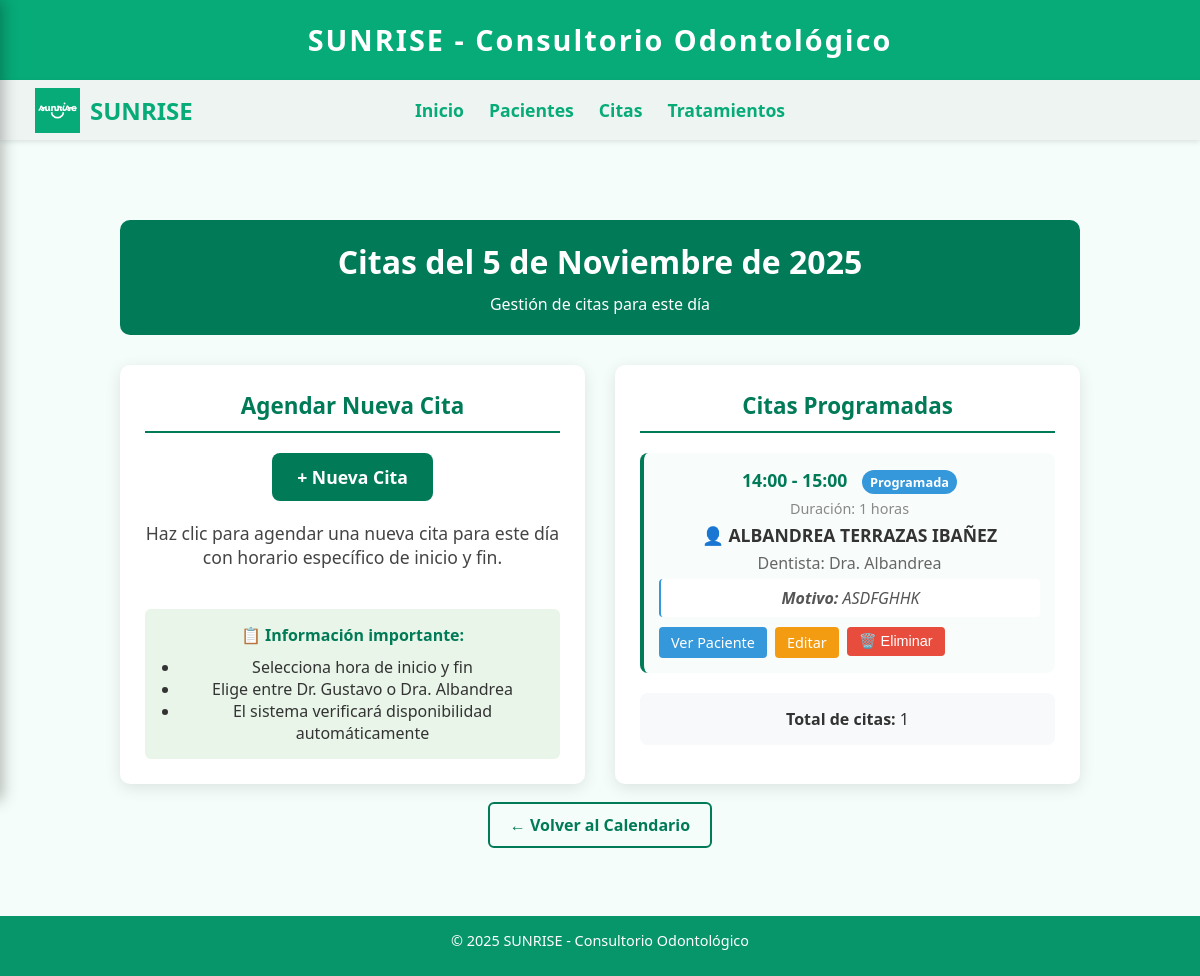
/citas/dia/2025/11/5/ (signed in), run on the app's committed database.
### SUNRISE/models.py (models this page shows, shortened)
class Cita(models.Model):
    paciente = models.ForeignKey(Paciente, on_delete=models.CASCADE)
    fecha = models.DateField()
    hora_inicio = models.TimeField()
    hora_fin = models.TimeField()
    dentista = models.CharField(max_length=100, default='Dr. Principal')
    motivo = models.TextField(blank=True)
    estado = models.CharField(max_length=20, choices=[
        ('programada', 'Programada'),
        ('completada', 'Completada'),
        ('cancelada', 'Cancelada')
    ], default='programada')

class Paciente(models.Model):
    nombre = models.CharField(max_length=100)
    apellido = models.CharField(max_length=100)
    ci = models.CharField(max_length=20, blank=True, null=True)
    fecha_nacimiento = models.DateField(blank=True, null=True)
    genero = models.CharField(max_length=10, choices=[('masculino', 'Masculino'), ('femenino', 'Femenino')], default='masculino')
    ocupacion = models.CharField(max_length=100, blank=True, null=True)
    telefono = models.CharField(max_length=20, blank=True, null=True)
    fecha_creacion = models.DateTimeField(auto_now_add=True)
    motivo_consulta = models.TextField(blank=True, null=True)
    enfermedad_actual = models.TextField(blank=True, null=True)
    antecedentes_familiares_patologicos = models.TextField(blank=True, null=True)
    anemia = models.CharField(max_length=10, choices=[('si', 'Sí'), ('no', 'No'), ('pendiente', 'Pendiente')], default='pendiente')
    cardiopatias = models.CharField(max_length=10, choices=[('si', 'Sí'), ('no', 'No'), ('pendiente', 'Pendiente')], default='pendiente')
    diabetes = models.CharField(max_length=10, choices=[('si', 'Sí'), ('no', 'No'), ('pendiente', 'Pendiente')], default='pendiente')
    enf_gastricas = models.CharField(max_length=10, choices=[('si', 'Sí'), ('no', 'No'), ('pendiente', 'Pendiente')], default='pendiente')
    epilepsia = models.CharField(max_length=10, choices=[('si', 'Sí'), ('no', 'No'), ('pendiente', 'Pendiente')], default='pendiente')
    hipertencion = models.CharField(max_length=10, choices=[('si', 'Sí'), ('no', 'No'), ('pendiente', 'Pendiente')], default='pendiente')
    vih = models.CharField(max_length=10, choices=[('si', 'Sí'), ('no', 'No'), ('pendiente', 'Pendiente')], default='pendiente')
    observaciones_patologicos = models.TextField(blank=True, null=True)
    tratamiento_medico_actual = models.CharField(max_length=10, choices=[('si', 'Sí'), ('no', 'No'), ('pendiente', 'Pendiente')], default='pendiente')
    tratamiento_medico_desc = models.TextField(blank=True, null=True)
    toma_medicamentos = models.CharField(max_length=10, choices=[('si', 'Sí'), ('no', 'No'), ('pendiente', 'Pendiente')], default='pendiente')
    medicamentos_desc = models.TextField(blank=True, null=True)
    alergias = models.CharField(max_length=10, choices=[('si', 'Sí'), ('no', 'No'), ('pendiente', 'Pendiente')], default='pendiente')
    alergias_desc = models.TextField(blank=True, null=True)
    intervencion_quirurgica = models.CharField(max_length=10, choices=[('si', 'Sí'), ('no', 'No'), ('pendiente', 'Pendiente')], default='pendiente')
    intervencion_quirurgica_desc = models.TextField(blank=True, null=True)
    reaccion_anestecia = models.CharField(max_length=10, choices=[('si', 'Sí'), ('no', 'No'), ('pendiente', 'Pendiente')], default='pendiente')
    reaccion_anestecia_desc = models.TextField(blank=True, null=True)
    hemorragia_exodoncia = models.CharField(max_length=10, choices=[('si', 'Sí'), ('no', 'No'), ('pendiente', 'Pendiente')], default='pendiente')
    hemorragia_exodoncia_desc = models.TextField(blank=True, null=True)
    alteraciones_cicatrizacion = models.CharField(max_length=10, choices=[('si', 'Sí'), ('no', 'No'), ('pendiente', 'Pendiente')], default='pendiente')
    alteraciones_cicatrizacion_desc = models.TextField(blank=True, null=True)
    embarazada = models.CharField(max_length=10, choices=[('si', 'Sí'), ('no', 'No'), ('pendiente', 'Pendiente')], default='pendiente')
    embarazada_desc = models.TextField(blank=True, null=True)
    fuma = models.CharField(max_length=10, choices=[('si', 'Sí'), ('no', 'No'), ('pendiente', 'Pendiente')], default='pendiente')
    bebe = models.CharField(max_length=10, choices=[('si', 'Sí'), ('no', 'No'), ('pendiente', 'Pendiente')], default='pendiente')
    respiracion_bucal = models.CharField(max_length=10, choices=[('si', 'Sí'), ('no', 'No'), ('pendiente', 'Pendiente')], default='pendiente')
    queilofagia = models.CharField(max_length=10, choices=[('si', 'Sí'), ('no', 'No'), ('pendiente', 'Pendiente')], default='pendiente')
    onicofagia = models.CharField(max_length=10, choices=[('si', 'Sí'), ('no', 'No'), ('pendiente', 'Pendiente')], default='pendiente')
    bruxismo = models.CharField(max_length=10, choices=[('si', 'Sí'), ('no', 'No'), ('pendiente', 'Pendiente')], default='pendiente')
    mastica_coca = models.CharField(max_length=10, choices=[('si', 'Sí'), ('no', 'No'), ('pendiente', 'Pendiente')], default='pendiente')
    mastica_chicle = models.CharField(max_length=10, choices=[('si', 'Sí'), ('no', 'No'), ('pendiente', 'Pendiente')], default='pendiente')
    mordisqueo_objetos = models.CharField(max_length=10, choices=[('si', 'Sí'), ('no', 'No'), ('pendiente', 'Pendiente')], default='pendiente')
    uso_biberon = models.CharField(max_length=10, choices=[('si', 'Sí'), ('no', 'No'), ('pendiente', 'Pendiente')], default='pendiente')
    uso_chupon = models.CharField(max_length=10, choices=[('si', 'Sí'), ('no', 'No'), ('pendiente', 'Pendiente')], default='pendiente')
    succion_dedo = models.CharField(max_length=10, choices=[('si', 'Sí'), ('no', 'No'), ('pendiente', 'Pendiente')], default='pendiente')
    higiene_bucal = models.CharField(max_length=10, choices=[('mala', 'Mala'), ('regular', 'Regular'), ('buena', 'Buena'), ('pendiente', 'Pendiente')], default='pendiente')
    frecuencia_cepillado = models.CharField(max_length=100, blank=True, null=True)
    cambio_cepillo = models.CharField(max_length=100, blank=True, null=True)
    suburra = models.CharField(max_length=10, choices=[('si', 'Sí'), ('no', 'No'), ('pendiente', 'Pendiente')], default='pendiente')
    materia_alba = models.CharField(max_length=10, choices=[('si', 'Sí'), ('no', 'No'), ('pendiente', 'Pendiente')], default='pendiente')
    placa_bacteriana = models.CharField(max_length=10, choices=[('si', 'Sí'), ('no', 'No'), ('pendiente', 'Pendiente')], default='pendiente')
    tartaro = models.CharField(max_length=10, choices=[('si', 'Sí'), ('no', 'No'), ('pendiente', 'Pendiente')], default='pendiente')
    halitosis = models.CharField(max_length=10, choices=[('si', 'Sí'), ('no', 'No'), ('pendiente', 'Pendiente')], default='pendiente')
    odontograma_data = models.JSONField(null=True, blank=True, default=dict)

### SUNRISE/views.py (the view)
# urls.py: path('citas/dia/<int:year>/<int:month>/<int:day>/', views.citas_dia, name='citas_dia'),
@auth_required
def citas_dia(request, year, month, day):
    fecha = date(year, month, day)
    citas = Cita.objects.filter(fecha=fecha).order_by('hora_inicio')  # Cambiar 'hora' por 'hora_inicio'
    context = {
        'fecha': fecha,
        'citas': citas,
    }
    return render(request, 'citas_dia.html', context)

### SUNRISE/templates/citas_dia.html (shortened to what this page needs)
{% extends 'base.html' %}
{% load static %}
{% block content %}
<div class="dia-container">
    <div class="dia-header">
        <div class="dia-titulo">Citas del {{ fecha.day }} de
    {% if fecha.month == 1 %}Enero
    {% elif fecha.month == 2 %}Febrero
    {% elif fecha.month == 3 %}Marzo
    {% elif fecha.month == 4 %}Abril
    {% elif fecha.month == 5 %}Mayo
    {% elif fecha.month == 6 %}Junio
    {% elif fecha.month == 7 %}Julio
    {% elif fecha.month == 8 %}Agosto
    {% elif fecha.month == 9 %}Septiembre
    {% elif fecha.month == 10 %}Octubre
    {% elif fecha.month == 11 %}Noviembre
    {% elif fecha.month == 12 %}Diciembre
    {% endif %}
    de {{ fecha.year }}</div>
        <div>Gestión de citas para este día</div>
    </div>
    <div class="secciones">
        <div class="seccion">
            <h3 class="seccion-titulo">Agendar Nueva Cita</h3>
            <a href="{% url 'nueva_cita' fecha.year fecha.month fecha.day %}" class="btn-nueva-cita">
                + Nueva Cita
            </a>
            <p>Haz clic para agendar una nueva cita para este día con horario específico de inicio y fin.</p>
            <div style="background: #e8f5e8; padding: 15px; border-radius: 6px; margin-top: 15px;">
                <h4 style="color: #007a57; margin-bottom: 10px;">📋 Información importante:</h4>
                <ul style="color: #333; margin: 0; padding-left: 20px;">
                    <li>Selecciona hora de inicio y fin</li>
                    <li>Elige entre Dr. Gustavo o Dra. Albandrea</li>
                    <li>El sistema verificará disponibilidad automáticamente</li>
                </ul>
            </div>
        </div>
        <div class="seccion">
            <h3 class="seccion-titulo">Citas Programadas</h3>
            <div class="lista-citas">
                {% if citas %}
                    {% for cita in citas %}
                    <div class="cita-item">
                        <div class="cita-hora">
                            {{ cita.hora_inicio|time:"H:i" }} - {{ cita.hora_fin|time:"H:i" }}
                            <span class="estado-cita estado-{{ cita.estado }}">{{ cita.get_estado_display }}</span>
                        </div>
                        <div class="cita-duracion">
                            Duración: <span class="duracion-text" data-inicio="{{ cita.hora_inicio|time:'H:i' }}" data-fin="{{ cita.hora_fin|time:'H:i' }}">Calculando...</span>
                        </div>
                        <div class="cita-paciente">👤 {{ cita.paciente.nombre }} {{ cita.paciente.apellido }}</div>
                        <div class="cita-dentista">Dentista: {{ cita.dentista }}</div>
                        {% if cita.motivo %}
                        <div class="cita-motivo">
                            <strong>Motivo:</strong> {{ cita.motivo }}
                        </div>
                        {% endif %}
                        <div class="cita-acciones">
                            <a href="{% url 'paciente_detalle' cita.paciente.id %}" class="btn-ver-paciente">
                                Ver Paciente
                            </a>
                            <a href="{% url 'editar_cita' cita.id %}" class="btn-editar-cita">
                                Editar
                            </a>
                            <form method="post" action="{% url 'eliminar_cita' cita.id %}" style="display: inline;">
                                <button type="button" class="btn-eliminar-cita" onclick="mostrarConfirmacionEliminarCita('{{ cita.paciente.nombre }} {{ cita.paciente.apellido }}', {{ cita.id }})">
                                    🗑️ Eliminar
                                </button>
                            </form>
                        </div>
                    </div>
                    {% endfor %}
                    <div style="text-align: center; margin-top: 20px; padding: 15px; background: #f8f9fa; border-radius: 8px;">
                        <strong>Total de citas:</strong> {{ citas|length }}
                    </div>
                {% else %}
                    <div class="sin-citas">
                        <div style="font-size: 4rem; margin-bottom: 20px;">📅</div>
                        <h3>No hay citas programadas para este día</h3>
                        <p>Puedes agendar una nueva cita haciendo clic en el botón "Nueva Cita"</p>
                    </div>
                {% endif %}
            </div>
        </div>
    </div>
    <div class="volver-calendario">
        <a href="{% url 'citas' %}">← Volver al Calendario</a>
    </div>
</div>
{% endblock %}

### SUNRISE/templates/base.html (style rules this page uses)
* { margin: 0; padding: 0; box-sizing: border-box; }
body { margin: 0; font-family: 'Segoe UI', Tahoma, Geneva, Verdana, sans-serif; background-color: #f4fdf9; color: #333; transition: margin-left 0.3s ease; padding-top: 140px; padding-bottom: 60px; min-height: 100vh; }
.content p { font-size: 1.1rem; color: #444; margin-bottom: 40px; }

### SUNRISE/templates/citas_dia.html (style rules this page uses)
.dia-container { max-width: 1000px; margin: 40px auto; padding: 20px; }
.dia-header { background: #007a57; color: white; padding: 20px; border-radius: 10px; margin-bottom: 30px; text-align: center; }
.dia-titulo { font-size: 2rem; font-weight: bold; margin-bottom: 10px; }
.secciones { display: grid; grid-template-columns: 1fr 1fr; gap: 30px; }
.seccion { background: white; padding: 25px; border-radius: 10px; box-shadow: 0px 4px 16px rgba(0,0,0,0.10); }
.seccion-titulo { color: #007a57; border-bottom: 2px solid #007a57; padding-bottom: 10px; margin-bottom: 20px; font-size: 1.4rem; }
.btn-nueva-cita { background-color: #007a57; color: white; border: none; padding: 12px 25px; border-radius: 8px; font-size: 1.1rem; font-weight: bold; cursor: pointer; text-decoration: none; display: inline-block; margin-bottom: 20px; transition: background-color 0.3s; }
.lista-citas { margin-top: 20px; }
.cita-item { background: #f8fdfb; padding: 15px; border-radius: 8px; margin-bottom: 15px; border-left: 4px solid #007a57; }
.cita-hora { font-weight: bold; color: #007a57; margin-bottom: 5px; font-size: 1.1rem; }
.cita-paciente { font-size: 1.1rem; margin-bottom: 5px; font-weight: bold; }
.cita-dentista { color: #666; margin-bottom: 5px; }
.cita-motivo { color: #555; font-style: italic; margin-bottom: 10px; padding: 8px; background: white; border-radius: 4px; border-left: 2px solid #3498db; }
.cita-acciones { margin-top: 10px; display: flex; gap: 8px; flex-wrap: wrap; }
.btn-ver-paciente { background-color: #3498db; color: white; border: none; padding: 6px 12px; border-radius: 4px; cursor: pointer; text-decoration: none; font-size: 0.9rem; transition: background-color 0.3s; }
.btn-editar-cita { background-color: #f39c12; color: white; border: none; padding: 6px 12px; border-radius: 4px; cursor: pointer; text-decoration: none; font-size: 0.9rem; transition: background-color 0.3s; }
.btn-eliminar-cita { background-color: #e74c3c; color: white; border: none; padding: 6px 12px; border-radius: 4px; cursor: pointer; text-decoration: none; font-size: 0.9rem; transition: background-color 0.3s; }
.volver-calendario { text-align: center; margin-top: 30px; }
.volver-calendario a { color: #007a57; text-decoration: none; font-weight: bold; padding: 10px 20px; border: 2px solid #007a57; border-radius: 6px; transition: all 0.3s; }
.cita-duracion { font-size: 0.9rem; color: #888; margin-bottom: 5px; }
.estado-cita { display: inline-block; padding: 3px 8px; border-radius: 12px; font-size: 0.8rem; font-weight: bold; margin-left: 10px; }
.estado-programada { background-color: #3498db; color: white; }

### data on the page
Cita: hora_inicio "14:00", hora_fin "15:00", estado "Programada", paciente.nombre "ALBANDREA", paciente.apellido "TERRAZAS IBAÑEZ", dentista "Dra. Albandrea", motivo "ASDFGHHK"

### other printed values
{{ fecha.day }} "5"
{{ fecha.year }} "2025"
{{ citas|length }} "1"
